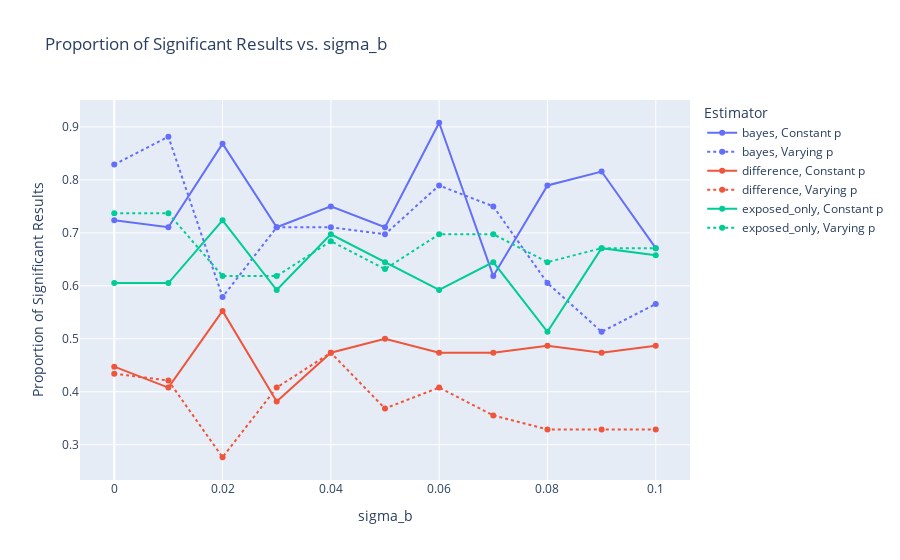

The notebook cell this image was saved under:
### Code cell
# Create the plot using Plotly
fig_prop_signif = px.line(
    df.assign(LineStyle=df["prop_treatment"].apply(
        lambda x: "Constant p" if np.array_equal(x, prop_const) else "Varying p"
    )),
    x="sigma_b",
    y="prop_signif",
    color="estimator",
    line_dash="LineStyle",
    markers=True,
    title="Proportion of Significant Results vs. sigma_b",
    labels={"sigma_b": "sigma_b", "prop_signif": "Proportion of Significant Results"},
)

# Update the legend to remove linestyle
fig_prop_signif.update_layout(legend_title_text="Estimator")
fig_prop_signif.show()

### Figure 1 — Plotly figure (JSON) as saved in the notebook; plotly's stock layout.template omitted (floating-point values rounded to 4 significant figures)
{"data": [{"hovertemplate": "estimator=bayes<br>LineStyle=Constant p<br>sigma_b=%{x}<br>Proportion of Significant Results=%{y}<extra></extra>", "legendgroup": "bayes, Constant p", "line": {"color": "#636efa", "dash": "solid"}, "marker": {"symbol": "circle"}, "mode": "lines+markers", "name": "bayes, Constant p", "orientation": "v", "showlegend": true, "type": "scatter", "x": [0, 0.01, 0.02, 0.03, 0.04, 0.05, 0.06, 0.07, 0.08, 0.09, 0.1], "xaxis": "x", "y": [0.7237, 0.7105, 0.8684, 0.7105, 0.75, 0.7105, 0.9079, 0.6184, 0.7895, 0.8158, 0.6711], "yaxis": "y"}, {"hovertemplate": "estimator=bayes<br>LineStyle=Varying p<br>sigma_b=%{x}<br>Proportion of Significant Results=%{y}<extra></extra>", "legendgroup": "bayes, Varying p", "line": {"color": "#636efa", "dash": "dot"}, "marker": {"symbol": "circle"}, "mode": "lines+markers", "name": "bayes, Varying p", "orientation": "v", "showlegend": true, "type": "scatter", "x": [0, 0.01, 0.02, 0.03, 0.04, 0.05, 0.06, 0.07, 0.08, 0.09, 0.1], "xaxis": "x", "y": [0.8289, 0.8816, 0.5789, 0.7105, 0.7105, 0.6974, 0.7895, 0.75, 0.6053, 0.5132, 0.5658], "yaxis": "y"}, {"hovertemplate": "estimator=difference<br>LineStyle=Constant p<br>sigma_b=%{x}<br>Proportion of Significant Results=%{y}<extra></extra>", "legendgroup": "difference, Constant p", "line": {"color": "#EF553B", "dash": "solid"}, "marker": {"symbol": "circle"}, "mode": "lines+markers", "name": "difference, Constant p", "orientation": "v", "showlegend": true, "type": "scatter", "x": [0, 0.01, 0.02, 0.03, 0.04, 0.05, 0.06, 0.07, 0.08, 0.09, 0.1], "xaxis": "x", "y": [0.4474, 0.4079, 0.5526, 0.3816, 0.4737, 0.5, 0.4737, 0.4737, 0.4868, 0.4737, 0.4868], "yaxis": "y"}, {"hovertemplate": "estimator=difference<br>LineStyle=Varying p<br>sigma_b=%{x}<br>Proportion of Significant Results=%{y}<extra></extra>", "legendgroup": "difference, Varying p", "line": {"color": "#EF553B", "dash": "dot"}, "marker": {"symbol": "circle"}, "mode": "lines+markers", "name": "difference, Varying p", "orientation": "v", "showlegend": true, "type": "scatter", "x": [0, 0.01, 0.02, 0.03, 0.04, 0.05, 0.06, 0.07, 0.08, 0.09, 0.1], "xaxis": "x", "y": [0.4342, 0.4211, 0.2763, 0.4079, 0.4737, 0.3684, 0.4079, 0.3553, 0.3289, 0.3289, 0.3289], "yaxis": "y"}, {"hovertemplate": "estimator=exposed_only<br>LineStyle=Constant p<br>sigma_b=%{x}<br>Proportion of Significant Results=%{y}<extra></extra>", "legendgroup": "exposed_only, Constant p", "line": {"color": "#00cc96", "dash": "solid"}, "marker": {"symbol": "circle"}, "mode": "lines+markers", "name": "exposed_only, Constant p", "orientation": "v", "showlegend": true, "type": "scatter", "x": [0, 0.01, 0.02, 0.03, 0.04, 0.05, 0.06, 0.07, 0.08, 0.09, 0.1], "xaxis": "x", "y": [0.6053, 0.6053, 0.7237, 0.5921, 0.6974, 0.6447, 0.5921, 0.6447, 0.5132, 0.6711, 0.6579], "yaxis": "y"}, {"hovertemplate": "estimator=exposed_only<br>LineStyle=Varying p<br>sigma_b=%{x}<br>Proportion of Significant Results=%{y}<extra></extra>", "legendgroup": "exposed_only, Varying p", "line": {"color": "#00cc96", "dash": "dot"}, "marker": {"symbol": "circle"}, "mode": "lines+markers", "name": "exposed_only, Varying p", "orientation": "v", "showlegend": true, "type": "scatter", "x": [0, 0.01, 0.02, 0.03, 0.04, 0.05, 0.06, 0.07, 0.08, 0.09, 0.1], "xaxis": "x", "y": [0.7368, 0.7368, 0.6184, 0.6184, 0.6842, 0.6316, 0.6974, 0.6974, 0.6447, 0.6711, 0.6711], "yaxis": "y"}], "layout": {"legend": {"title": {"text": "Estimator"}, "tracegroupgap": 0}, "title": {"text": "Proportion of Significant Results vs. sigma_b"}, "xaxis": {"anchor": "y", "domain": [0, 1], "title": {"text": "sigma_b"}}, "yaxis": {"anchor": "x", "domain": [0, 1], "title": {"text": "Proportion of Significant Results"}}}}
